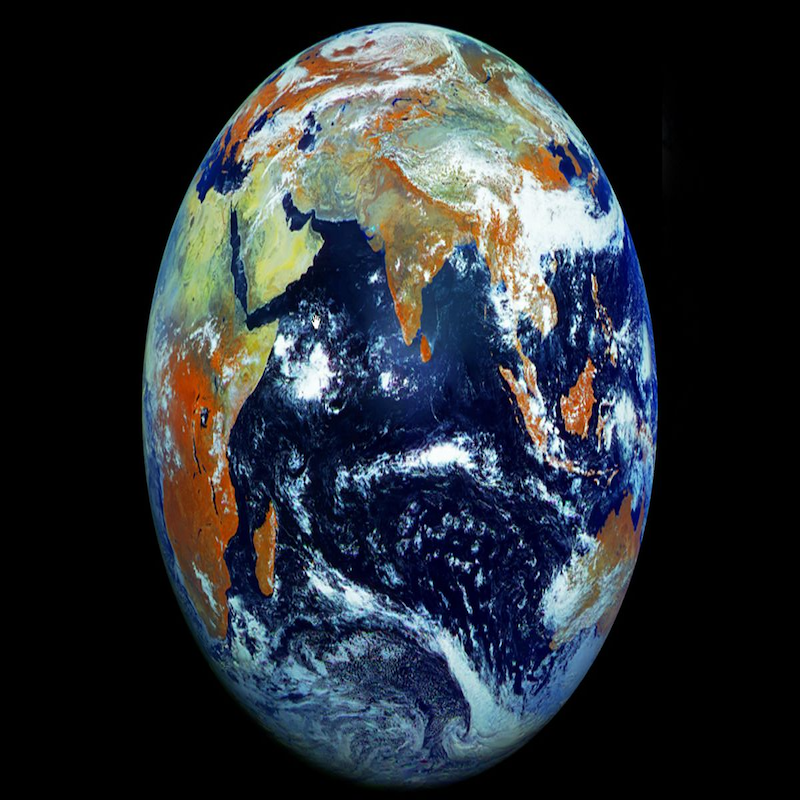
#> input picture Payload/Earth_2.png, 800 x 800 px
$ python -i image_rotation.py   (imports and definitions only)
#> lines starting #> are read from the running program, lines starting #| are printed output that depends on the picture; after the words box and inside, x2 and y2 are one past the last pixel; in counts of white or black regions, pixels touching at a corner belong together
#> further down, picture is the input picture: shape (800, 800, 3); mean B, G, R 52.1, 46.6, 41.6
import numpy as np
import cv2

#image should be numpy array in RGB with int values in [0,255]
#returns rotated numpy array and transformation matrix
def rotate_image(img):
    gray = cv2.cvtColor(img, cv2.COLOR_BGR2GRAY)
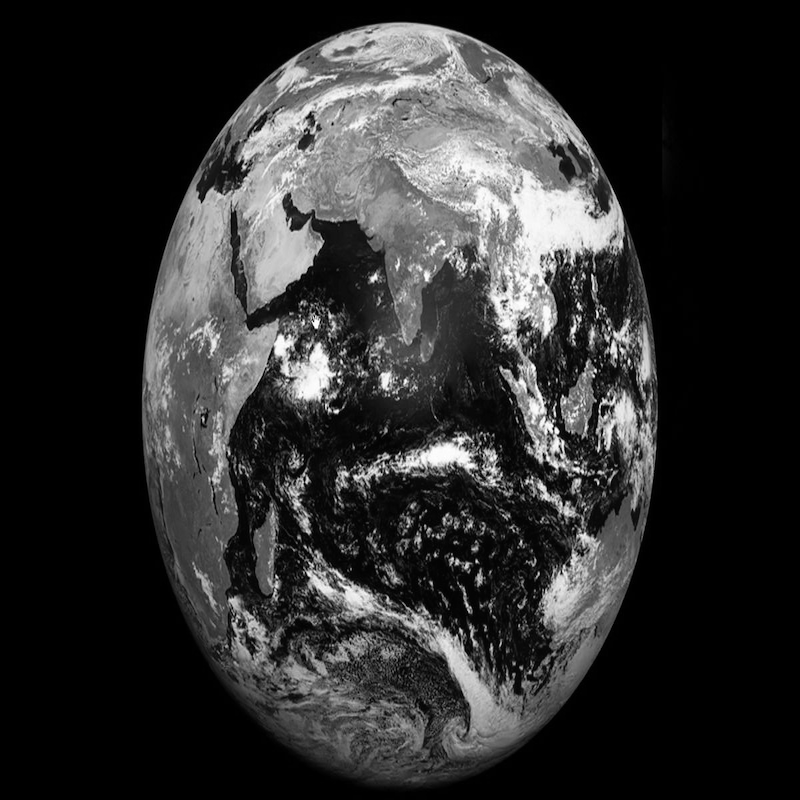
#> gray: shape (800, 800); min 0, max 255, mean 45.7
    contours, hierarchy = cv2.findContours(gray, cv2.RETR_EXTERNAL, cv2.CHAIN_APPROX_NONE)
#> contours = 32 contours, 22 with area under 20; largest, box (x1, y1, x2, y2) and area: (136, 8, 672, 800) 324626, (656, 64, 704, 256) 2813, (677, 288, 699, 320) 325, (683, 320, 699, 344) 186, (675, 384, 693, 416) 138
    max_contour = max(contours, key=len)
#> max_contour = contour of 3106 points, box (x1, y1, x2, y2) (136, 8, 672, 800), area 324626
    rect = cv2.minAreaRect(max_contour)
#> rect = ((400.4, 402.9), (786.1, 537.9), -82.87)
    box = cv2.boxPoints(rect)
#> box = [[618.6, 826.3], [84.8, 759.6], [182.3, -20.46], [716.1, 46.26]]

    width = int(rect[1][0])
#> width = 786
    height = int(rect[1][1])
#> height = 537

    src = box.astype("float32")
#> src has the same summary as box
    dest = np.array([[width-1, height-1],
                        [0, height-1],
                        [0, 0],
                        [width-1, 0]], dtype="float32")
#> dest = [[785, 536], [0, 536], [0, 0], [785, 0]]

    Mat = cv2.getPerspectiveTransform(src, dest)
#> Mat = [[1.45, 0.181, -260.3], [-0.0846, 0.677, 29.26], [4.44e-12, -1.75e-11, 1]]
    rotated = cv2.warpPerspective(img, Mat, (width, height))
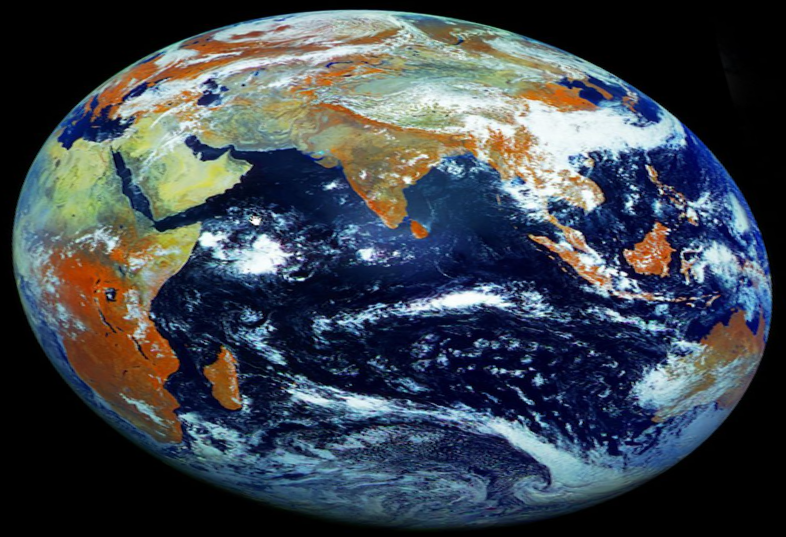
#> rotated: shape (537, 786, 3); mean B, G, R 78.6, 70.3, 62.8
    return rotated, Mat

>>> import cv2
>>> picture = cv2.imread('../Payload/Earth_2.png')
>>> result = rotate_image(picture)
